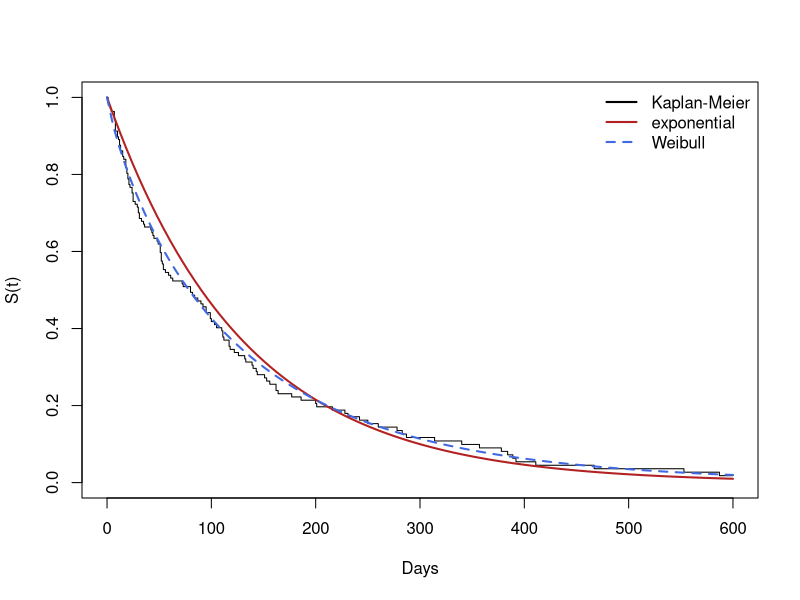

R code for this plot:
## ---- chunk 1
knitr::opts_chunk$set(echo = TRUE, message = FALSE, warning = FALSE)
## ---- chunk 2
library(survival)
vet <- survival::veteran
vet$trt <- factor(vet$trt, levels = 1:2, labels = c("standard", "test"))
## ---- chunk 3
d   <- sum(vet$status)          # 128 deaths
tot <- sum(vet$time)            # 16663 person-days at risk
lam <- d / tot
se  <- lam / sqrt(d)
c(lambda = lam, se = se, mean_days = 1 / lam, median_days = log(2) / lam)
# 95% Wald interval on the log scale (stays positive)
lam * exp(c(-1, 1) * 1.96 / sqrt(d))
## ---- chunk 4
c(correct = lam,
  drop_censored = sum(vet$status) / sum(vet$time[vet$status == 1]),
  censored_as_deaths = nrow(vet) / tot)
## ---- chunk 5
negll <- function(loglam) -(d * loglam - exp(loglam) * tot)
opt <- optim(log(0.01), negll, method = "BFGS", hessian = TRUE)
exp(opt$par)                       # same as lam
sqrt(1 / opt$hessian)              # se of log(lambda) = 1/sqrt(d)
1 / sqrt(d)
## ---- chunk 6
e0 <- survreg(Surv(time, status) ~ 1, data = vet, dist = "exponential")
summary(e0)
exp(-coef(e0))                     # = 128 / 16663
logLik(e0)
d * log(lam) - lam * tot           # same log-likelihood
## ---- chunk 7
e1 <- survreg(Surv(time, status) ~ trt, data = vet, dist = "exponential")
coef(e1)
exp(-coef(e1)[2])   # hazard ratio test / standard under the exponential model
tapply(vet$status, vet$trt, sum) / tapply(vet$time, vet$trt, sum)
## ---- chunk 8
km <- survfit(Surv(time, status) ~ 1, data = vet)
w0 <- survreg(Surv(time, status) ~ 1, data = vet, dist = "weibull")
w0$scale                           # 1.17 > 1: hazard decreases with time
anova(e0, w0)                      # LR = 6.26 on 1 df, p = 0.012
plot(km, conf.int = FALSE, xlab = "Days", ylab = "S(t)", xlim = c(0, 600))
curve(exp(-lam * x), add = TRUE, col = "firebrick", lwd = 2)
curve(1 - psurvreg(x, coef(w0), w0$scale, distribution = "weibull"),
      add = TRUE, col = "royalblue", lwd = 2, lty = 2)
legend("topright", c("Kaplan-Meier", "exponential", "Weibull"),
       col = c("black", "firebrick", "royalblue"), lty = c(1, 1, 2), lwd = 2, bty = "n")
